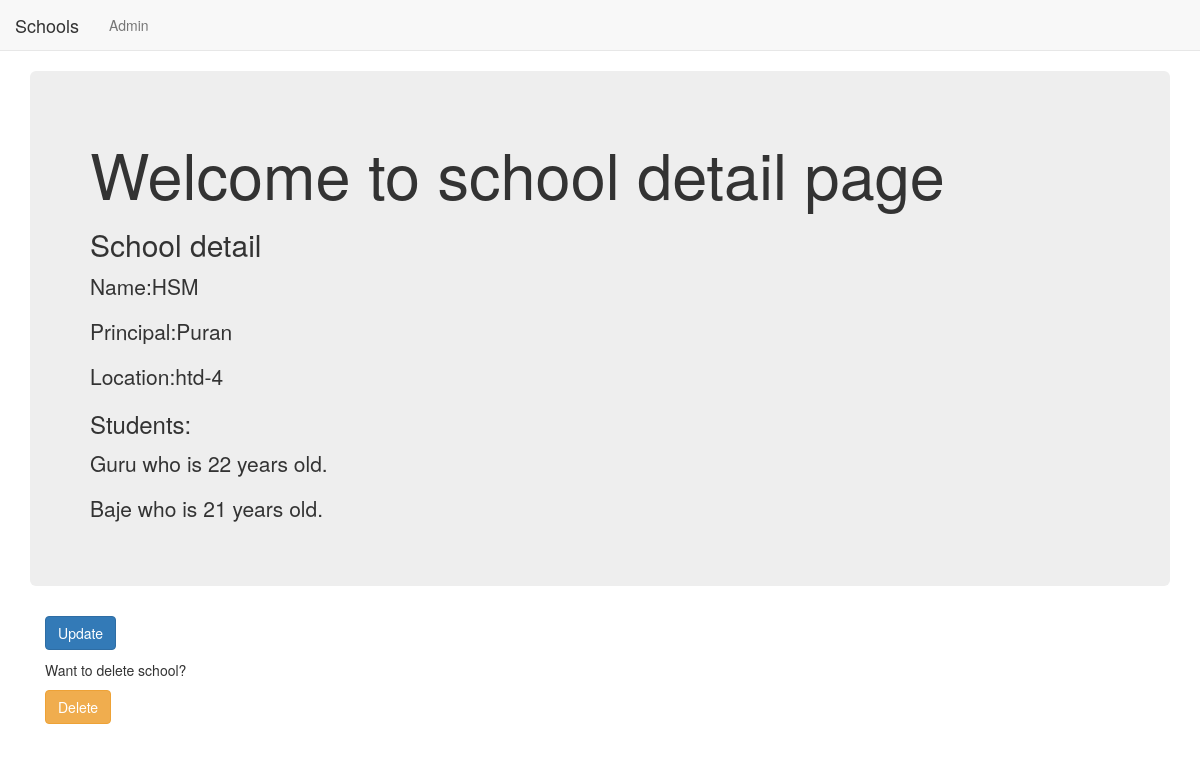
Page /dj8_app/1/ on the earlier database version.
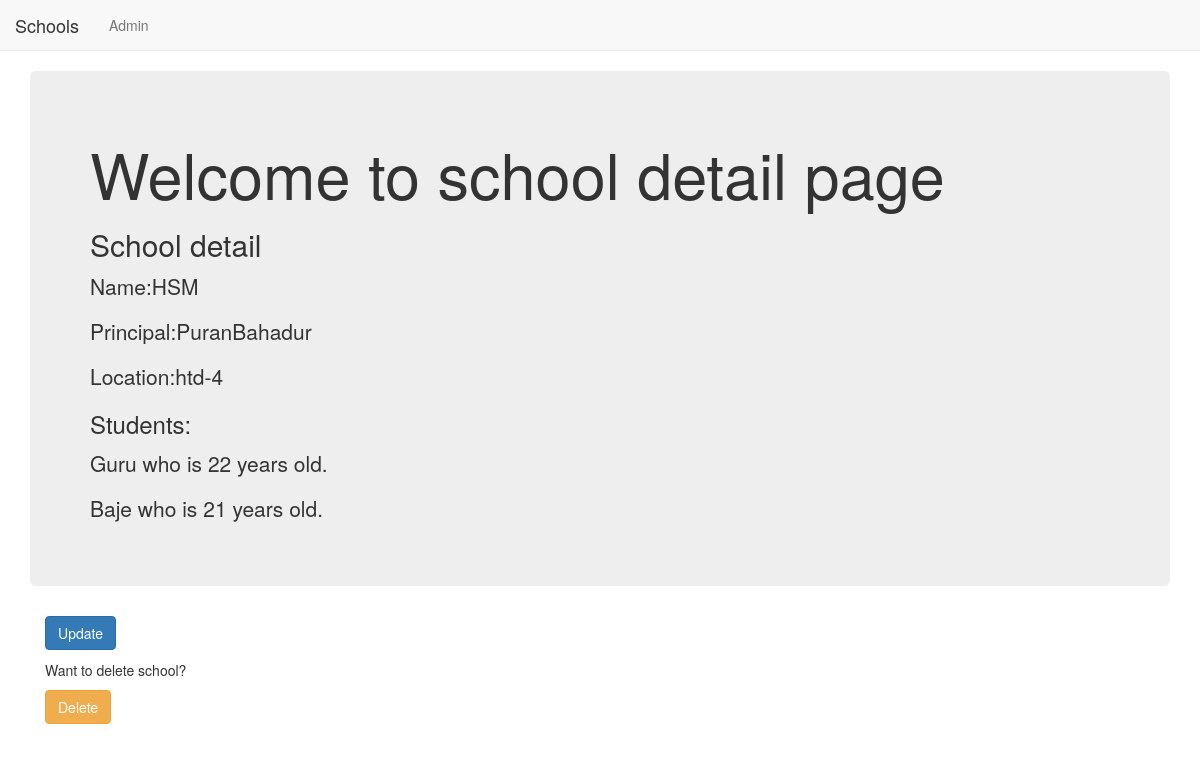
Same page on the later database version.
### dj8_app/models.py (models this page shows, shortened)
class School(models.Model):
    name = models.CharField(max_length=200)
    location = models.CharField(max_length=200)
    principal = models.CharField(max_length=200)

class Student(models.Model):
    name  = models.CharField(max_length=200)
    age = models.PositiveIntegerField()
    school =  models.ForeignKey(School,related_name='students',on_delete=models.DO_NOTHING)

### dj8_app/views.py (the view)
# urls.py: path('<int:pk>/',views.SchoolDetailView.as_view(),name='detail'),
class SchoolDetailView(DetailView):
    context_object_name = 'school_detail'
    model = models.School
    template_name = 'dj8_app/school_detail.html'

### dj8_app/templates/dj8_app/school_detail.html
{% extends 'dj8_app/dj8_app_base.html' %}
{% block content %}
<div class="jumbotron">
  <h1>Welcome to school detail page</h1>
  <h2>School detail</h2>
  <p>Name:{{ school_detail.name }}</p>
  <p>Principal:{{ school_detail.principal }}</p>
  <p>Location:{{ school_detail.location }}</p>
  <h3>Students:</h3>
  {% for students in school_detail.students.all %}
  <p>{{ students.name }} who is {{ students.age }} years old.</p>
  {% endfor %}
</div>
<div class="container">
  <p><a class="btn btn-primary" href="{% url 'dj8_app:update' pk=school_detail.pk %}">Update</a></p>
  <p>Want to delete school?</p>
  <p><a class="btn btn-warning" href="{% url 'dj8_app:delete' pk=school_detail.pk %}">Delete</a></p>
</div>
{% endblock %}

### dj8_app/templates/dj8_app/dj8_app_base.html (shortened to what this page needs)
<!DOCTYPE html>
<html lang="en">
<head>
  <link rel="stylesheet" href="https://maxcdn.bootstrapcdn.com/bootstrap/3.3.7/css/bootstrap.min.css">
</head>
<body>
  <nav class="navbar navbar-default navbar-static-top">
    <ul class="nav navbar-nav">
      <li><a class="navbar-brand" href="{% url 'dj8_app:list' %}">Schools</a></li>
      <li><a class="navbar-link" href="{% url 'admin:index' %}">Admin</a></li>
      <li><a href="#"></a></li>
    </ul>
  </nav>
  <div class="container">
{% block content %}
{% endblock %}
</div>
</body>
</html>

Differences in the rows shown:
changed School "HSM": principal "Puran" → "PuranBahadur"
